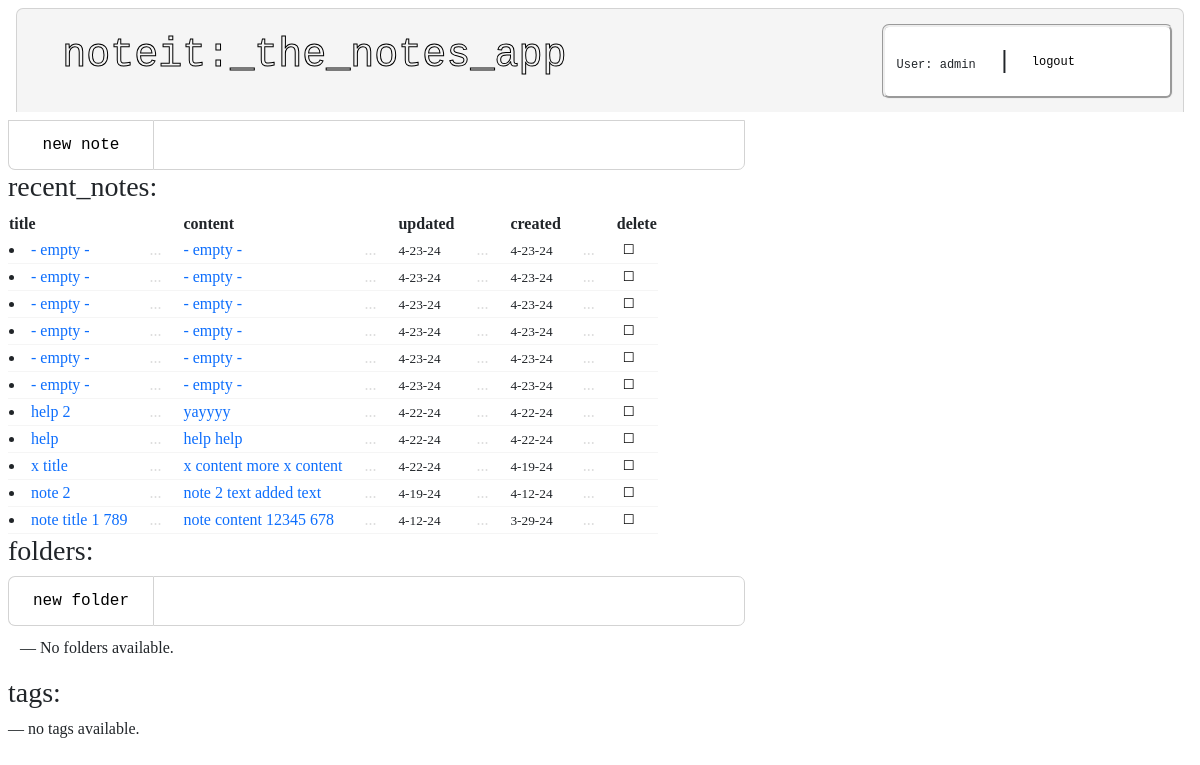
Before: /noteit/notes/ (signed in) with the older database file.
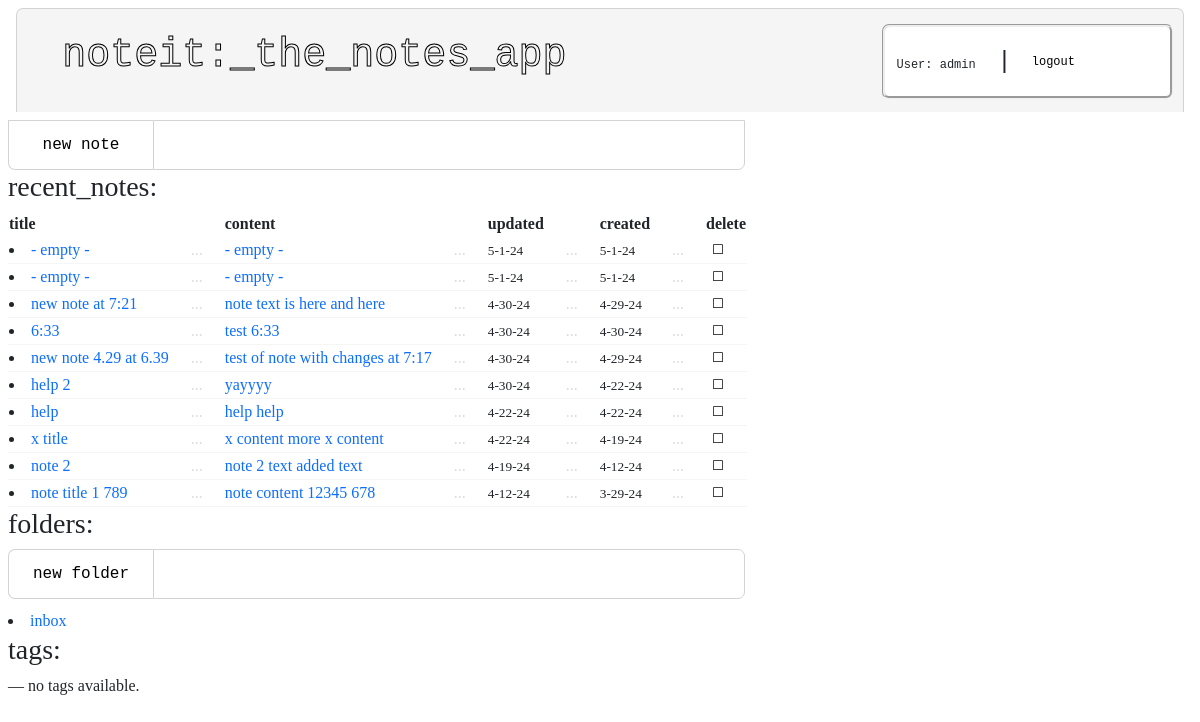
After: the same page with the newer database file.
### noteit/models.py (models this page shows, shortened)
class Note(models.Model):
    user = models.ForeignKey(User, on_delete=models.CASCADE)
    title = models.CharField(max_length=100, blank=True, null=True, default="")
    content = models.TextField(max_length=10000, blank=True, null=True,
                               default="")
    created_at = models.DateTimeField(auto_now_add=True)
    updated_at = models.DateTimeField(auto_now=True)
    folder = models.ForeignKey(Folder, on_delete=models.SET_NULL,
                               blank=True, null=True)
    tags = models.ManyToManyField(Tag, blank=True)
    slug = models.SlugField(blank=True, null=True)
    objects = NoteManager()

class Folder(models.Model):
    user = models.ForeignKey(User, on_delete=models.CASCADE)
    name = models.CharField(max_length=50)

### noteit/views.py (the view, shortened to what this page needs)
# urls.py: path("notes/", views.IndexView.as_view(), name="index"),
class IndexView(LoginRequiredMixin, generic.ListView):
    print("index runs")
    login_url = "/accounts/login/"
    template_name = "noteit/index.html"
    context_object_name = "latest_note_list"
    def get_queryset(self):
        print("index-get_queryset runs")
        """Return notes that user owns."""
        return Note.objects.filter(user=self.request.user).order_by(
            "-updated_at")[
            :50
        ]
    def get_context_data(self, **kwargs):
        print("index-get_context runs")
        context = super().get_context_data(**kwargs)
        context['folders'] = Folder.objects.filter(user=self.request.user)
        return context

### noteit/templates/noteit/index.html (shortened to what this page needs)
{% extends 'noteit/base.html' %}
{% block content %}
    <form method="post" class="new-note1">
        <button type="submit" class="new-note2">new note</button>
        <input name="new-text" id="new-text" type="text" class="new-note3">
    </form>
    <div class="index-table1">
        <h3>recent_notes:</h3>
        {% if latest_note_list %}
            <table class="table1">
                <tr>
                    <th>title</th>
                    <th></th>
                    <th>content</th>
                    <th></th>
                    <th>updated</th>
                    <th></th>
                    <th>created</th>
                    <th></th>
                    <th>delete</th>
                </tr>
            {% for note in latest_note_list %}
                <tr >
                    <th class="row1">
                        <li style="text-align: left;">
                            <a href="{% url 'noteit:results' note.id %}"
                            style="text-decoration: none; font-weight:500;"
                            >{{ note.title | default:" - empty - " }}</a></th>
                    <th class="row1">
                        <li style="list-style: none">
                            <span class="dots1">...</span>
                        </li>
                    </th>
                    <th class="row1" style="list-style: none; text-align: left; font-weight: 200;">
                        <a href="{% url 'noteit:detail' note.id %}"
                        style="text-decoration: none; font-weight:500;"
                        >{{ note.content | default:" - empty - " }}</a>
                    </th>
                    <th class="row1">
                        <li style="list-style: none">
                            <span class="dots1">...</span>
                        </li>
                    </th>
                    <th class="row1">
                        <span style="font-size:smaller; font-weight: 200;"> {{note.updated_at|date:"n-j-y"}}
                        </span>
                    </th>
                    <th class="row1">
                        <li style="list-style: none">
                            <span class="dots1">...</span>
                        </li>
                    </th>
                    <th class="row1">
                        <span style="font-size:smaller; font-weight: 200;"> {{note.created_at|date:"n-j-y"}}
                    </th>
                    <th class="row1">
                        <li style="list-style: none">
                            <span class="dots1">...</span>
                        </li>
                    </th>
                    <th class="row1">
                        <span style="font-size:smaller; font-weight: 200;">
                        <form id="delete-form{{ note.id }}" action="{% url 'noteit:delete_note' pk=note.id %}" method="post">
                            <button type="button" class="delete-btn1">&#9744;</button>
                        </form>
                    </th>
                </tr>
            {% endfor %}
            </table>
            <div>
                <h3>folders:</h3>
                <form method="post" class="new-folder1">
                    <button type="submit" class="new-folder2">new folder</button>
                    <input name="new-folder-name" id="new-folder-id" type="text" class="new-folder3">
                </form>
                {% if folders %}
                    <table class="table1">
                    {% for folder in folders %}
                        <li>
                            <a href="{% url 'noteit:folder_index' folder.name %}" style="text-decoration: none;">{{ folder.name }}</a>
                        </li>
                    {% endfor %}
                    </table>
                {% else %}
                    <ul>
                        <li class="dash1">No folders available.</li>
                    </ul>
                {% endif %}
            </div>
            <div>
                <h3>tags:</h3>
                {% if tags %}
                <table>
                {% for tag in tags %}
                    <li>
                        <a href="{% url 'noteit:tag_index' tag.name %}" style="text-decoration: none;">{{ tag.name }}</a>
                    </li>
                {% endfor %}
                </table>
            {% else %}
                <table>
                    <li class="dash1">no tags available.</li>
                </table>
            {% endif %}
            </div>
        {% else %}
            <ul>
                <li class="dash1">no notes are available.</li>
            </ul>
        {% endif %}
    </div>
{% endblock %}

### noteit/templates/noteit/base.html (shortened to what this page needs)
<!doctype html>
{% load static %}
<html lang="en-US">
  <head>
    <link rel="stylesheet" href="{% static 'css/style.css' %}">
    {% load bootstrap5 %}
    {% bootstrap_css %}
  </head>
  <body class="m-2" style="margin:3%">
  <div class="nav1 row m-2">
    <div class="col-5" style="margin:2%">
        <a href="http://localhost:8000/noteit/notes" class="title3">
            <h1 class="nav2 title3 h1">noteit:_the_notes_app</h1>
        </a>
    </div>
    <div class="nav3 col-3 mt-2 pb-0">
        <p class="nav4 pt-3" style="font-size:small">User: {{ user.username }} <span class="nav6">x</span> <span class="nav7">|</span></p>
        <form action="{% url 'logout' %}" method="post">
            <button class="nav5" style="font-size:small" type="submit">logout</button>
        </form>
    </div>
  </div>
  {% if user.is_authenticated %}
    {% block content %}{% endblock %}
  {% else %}
    {% block content2 %}{% endblock %}
  {% endif %}
  </body>
</html>

### noteit/static/css/style.css (style rules this page uses)
.title3 { -webkit-text-stroke: 1px; -webkit-text-fill-color: transparent; font-family: monospace; color: black; }
.dots1 { color: gainsboro; font-weight: 100; }
.row1 { border-bottom: 1px solid whitesmoke; }
.table1 { border-spacing: 0; }
.nav1 { align-items: center; grid-template-columns: auto auto; background-color: whitesmoke; border-top: 1px solid lightgray; border-right: 1px solid lightgray; border-left: 1px solid lightgray; margin-bottom: 0px; border-radius: 7px 7px 0px 0px; }
.nav2 { display: flex; align-items: center; margin-left: 10px; font-size: 1.3em; }
.nav3 { display: flex; align-items:center; padding: 1px 1px 1px 10px; margin-left: auto; margin-right: 10px; margin-top: 10px; margin-bottom: 5px; border-radius: 7px; border-style: groove; background-color: white; }
.nav4 { margin-right: 10px; font-size:smaller; font-family: monospace; }
.nav5 { font-family: monospace; display: flex; align-items: center; padding: 20px 15px 20px 15px; margin-right: 3px; margin-left: -5px; background-color: white; border: 1px none lightgray; border-radius: 6px; cursor: pointer; }
.nav7 { font-size: 1.5rem; font-weight: 100; }
.new-note1 { display:flex; }
.new-note2 { font-family: monospace; width: 145px; background-color: white; border-top:1px solid lightgray; border-right:none; border-bottom:1px solid lightgray; border-left:1px solid lightgray; padding: 12px 0px 12px 0px; border-radius: 0px 0px 0px 7px; }
.new-note3 { display: flex; align-items:center; justify-items: left; font-size: medium; font-family: calibiri; width: 592px; padding: 1px 1px 1px 10px; margin-left: 0px 0px 0px 0px; border-top: 1px solid lightgray;; border-right: 1px solid lightgray; border-bottom: 1px solid lightgray; border-left: 1px solid lightgray; background-color: white; border-radius: 0px 0px 7px 0px; }
.new-folder1 { display:flex; margin-bottom: 10px; }
.new-folder2 { font-family: monospace; width: 145px; background-color: white; border-top:1px solid lightgray; border-right:none; border-bottom:1px solid lightgray; border-left:1px solid lightgray; padding: 12px 0px 12px 0px; border-radius: 7px 0px 0px 7px; }
.new-folder3 { display: flex; align-items:center; justify-items: left; font-size: medium; font-family: calibiri; width: 592px; padding: 1px 1px 1px 10px; margin-left: 0px 0px 0px 0px; border-top: 1px solid lightgray;; border-right: 1px solid lightgray; border-bottom: 1px solid lightgray; border-left: 1px solid lightgray; background-color: white; border-radius: 0px 7px 7px 0px; }
.delete-btn1 { background-color: white; border: none; }
.index-table1 { font-family: Calibri; }
a { color: darkslateblue; font-weight: 100; }
.dash1 { list-style: " — "; }

Changed rows visible on the page:
removed Note: title "- empty -", content "- empty -", updated_at "4-23-24", created_at "4-23-24"
removed Note: title "- empty -", content "- empty -", updated_at "4-23-24", created_at "4-23-24"
removed Note: title "- empty -", content "- empty -", updated_at "4-23-24", created_at "4-23-24"
removed Note: title "- empty -", content "- empty -", updated_at "4-23-24", created_at "4-23-24"
removed Note: title "- empty -", content "- empty -", updated_at "4-23-24", created_at "4-23-24"
removed Note: title "- empty -", content "- empty -", updated_at "4-23-24", created_at "4-23-24"
added Note: title "- empty -", content "- empty -", updated_at "5-1-24", created_at "5-1-24"
added Note: title "- empty -", content "- empty -", updated_at "5-1-24", created_at "5-1-24"
added Note: title "new note at 7:21", content "note text is here and here", updated_at "4-30-24", created_at "4-29-24"
added Note: title "6:33", content "test 6:33", updated_at "4-30-24", created_at "4-30-24"
added Note: title "new note 4.29 at 6.39", content "test of note with changes at 7:17", updated_at "4-30-24", created_at "4-29-24"
changed Note "help 2": updated_at "4-22-24" → "4-30-24"
added Folder: name "inbox"
Other visible differences:
text no longer shown: "No folders available."
